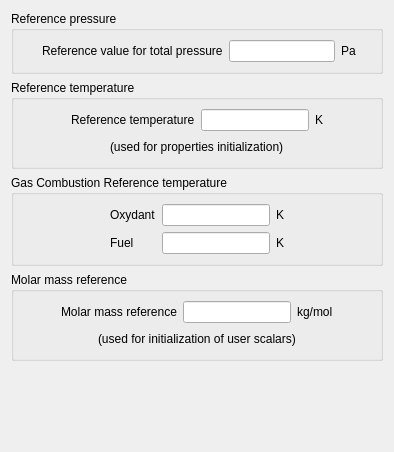
<?xml version="1.0" encoding="UTF-8"?>
<ui version="4.0">
 <class>ReferenceValuesForm</class>
 <widget class="QWidget" name="ReferenceValuesForm">
  <property name="geometry">
   <rect>
    <x>0</x>
    <y>0</y>
    <width>394</width>
    <height>452</height>
   </rect>
  </property>
  <property name="windowTitle">
   <string>Form</string>
  </property>
  <layout class="QGridLayout" name="gridLayout_4">
   <item row="2" column="0">
    <widget class="QGroupBox" name="groupBoxTempd3p">
     <property name="toolTip">
      <string>&lt;html&gt;&lt;head/&gt;&lt;body&gt;&lt;p&gt;&lt;span style=&quot; font-size:9pt;&quot;&gt;Define the reference temperatures of the oxydant and the fuel in Kelvin in case of Gas combustion.&lt;/span&gt;&lt;/p&gt;&lt;p&gt;&lt;span style=&quot; font-size:9pt;&quot;&gt;(Code_Saturne key words: &lt;/span&gt;&lt;span style=&quot; font-size:9pt; font-weight:600;&quot;&gt;TINFUE&lt;/span&gt;&lt;span style=&quot; font-size:9pt;&quot;&gt;, &lt;/span&gt;&lt;span style=&quot; font-size:9pt; font-weight:600;&quot;&gt;TINOXY&lt;/span&gt;&lt;span style=&quot; font-size:9pt;&quot;&gt;)&lt;/span&gt;&lt;/p&gt;&lt;/body&gt;&lt;/html&gt;</string>
     </property>
     <property name="title">
      <string>Gas Combustion Reference temperature</string>
     </property>
     <layout class="QGridLayout" name="gridLayout_3">
      <item row="0" column="0">
       <spacer>
        <property name="orientation">
         <enum>Qt::Horizontal</enum>
        </property>
        <property name="sizeHint" stdset="0">
         <size>
          <width>71</width>
          <height>26</height>
         </size>
        </property>
       </spacer>
      </item>
      <item row="0" column="1">
       <layout class="QGridLayout" name="gridLayout_2">
        <item row="0" column="0" colspan="2">
         <widget class="QLabel" name="labelOxydant">
          <property name="toolTip">
           <string>&lt;html&gt;&lt;head/&gt;&lt;body&gt;&lt;p&gt;&lt;span style=&quot; font-size:9pt;&quot;&gt;Define the reference temperatures of the oxydant and the fuel in Kelvin in case of Gas combustion.&lt;/span&gt;&lt;/p&gt;&lt;p&gt;&lt;span style=&quot; font-size:9pt;&quot;&gt;(Code_Saturne key words: &lt;/span&gt;&lt;span style=&quot; font-size:9pt; font-weight:600;&quot;&gt;TINOXY&lt;/span&gt;&lt;span style=&quot; font-size:9pt;&quot;&gt;)&lt;/span&gt;&lt;/p&gt;&lt;/body&gt;&lt;/html&gt;</string>
          </property>
          <property name="text">
           <string>Oxydant</string>
          </property>
         </widget>
        </item>
        <item row="0" column="2">
         <widget class="QLineEdit" name="lineEditOxydant">
          <property name="toolTip">
           <string>&lt;html&gt;&lt;head/&gt;&lt;body&gt;&lt;p&gt;&lt;span style=&quot; font-size:9pt;&quot;&gt;Define the reference temperatures of the oxydant and the fuel in Kelvin in case of Gas combustion.&lt;/span&gt;&lt;/p&gt;&lt;p&gt;&lt;span style=&quot; font-size:9pt;&quot;&gt;(Code_Saturne key words: &lt;/span&gt;&lt;span style=&quot; font-size:9pt; font-weight:600;&quot;&gt;TINOXY&lt;/span&gt;&lt;span style=&quot; font-size:9pt;&quot;&gt;)&lt;/span&gt;&lt;/p&gt;&lt;/body&gt;&lt;/html&gt;</string>
          </property>
         </widget>
        </item>
        <item row="0" column="3">
         <widget class="QLabel" name="labelUnitT0_2">
          <property name="toolTip">
           <string>&lt;html&gt;&lt;head/&gt;&lt;body&gt;&lt;p&gt;&lt;span style=&quot; font-size:9pt;&quot;&gt;Define the reference temperatures of the oxydant and the fuel in Kelvin in case of Gas combustion.&lt;/span&gt;&lt;/p&gt;&lt;p&gt;&lt;span style=&quot; font-size:9pt;&quot;&gt;(Code_Saturne key words: &lt;/span&gt;&lt;span style=&quot; font-size:9pt; font-weight:600;&quot;&gt;TINOXY&lt;/span&gt;&lt;span style=&quot; font-size:9pt;&quot;&gt;)&lt;/span&gt;&lt;/p&gt;&lt;/body&gt;&lt;/html&gt;</string>
          </property>
          <property name="text">
           <string>K</string>
          </property>
         </widget>
        </item>
        <item row="1" column="0">
         <widget class="QLabel" name="labelTFuel">
          <property name="toolTip">
           <string>&lt;html&gt;&lt;head/&gt;&lt;body&gt;&lt;p&gt;&lt;span style=&quot; font-size:9pt;&quot;&gt;Define the reference temperature for the fuel in Kelvin in case of Gas combustion.&lt;/span&gt;&lt;/p&gt;&lt;p&gt;&lt;span style=&quot; font-size:9pt;&quot;&gt;(Code_Saturne key word: &lt;/span&gt;&lt;span style=&quot; font-size:9pt; font-weight:600;&quot;&gt;TINFUE&lt;/span&gt;&lt;span style=&quot; font-size:9pt;&quot;&gt;)&lt;/span&gt;&lt;/p&gt;&lt;/body&gt;&lt;/html&gt;</string>
          </property>
          <property name="text">
           <string>Fuel</string>
          </property>
         </widget>
        </item>
        <item row="1" column="1">
         <spacer>
          <property name="orientation">
           <enum>Qt::Horizontal</enum>
          </property>
          <property name="sizeHint" stdset="0">
           <size>
            <width>16</width>
            <height>20</height>
           </size>
          </property>
         </spacer>
        </item>
        <item row="1" column="2">
         <widget class="QLineEdit" name="lineEditFuel">
          <property name="toolTip">
           <string>&lt;html&gt;&lt;head/&gt;&lt;body&gt;&lt;p&gt;&lt;span style=&quot; font-size:9pt;&quot;&gt;Define the reference temperature for the fuel in Kelvin in case of Gas combustion.&lt;/span&gt;&lt;/p&gt;&lt;p&gt;&lt;span style=&quot; font-size:9pt;&quot;&gt;(Code_Saturne key word: &lt;/span&gt;&lt;span style=&quot; font-size:9pt; font-weight:600;&quot;&gt;TINFUE&lt;/span&gt;&lt;span style=&quot; font-size:9pt;&quot;&gt;)&lt;/span&gt;&lt;/p&gt;&lt;/body&gt;&lt;/html&gt;</string>
          </property>
         </widget>
        </item>
        <item row="1" column="3">
         <widget class="QLabel" name="labelUnitT0_3">
          <property name="toolTip">
           <string>&lt;html&gt;&lt;head/&gt;&lt;body&gt;&lt;p&gt;&lt;span style=&quot; font-size:9pt;&quot;&gt;Define the reference temperature for the fuel in Kelvin in case of Gas combustion.&lt;/span&gt;&lt;/p&gt;&lt;p&gt;&lt;span style=&quot; font-size:9pt;&quot;&gt;(Code_Saturne key word: &lt;/span&gt;&lt;span style=&quot; font-size:9pt; font-weight:600;&quot;&gt;TINFUE&lt;/span&gt;&lt;span style=&quot; font-size:9pt;&quot;&gt;)&lt;/span&gt;&lt;/p&gt;&lt;/body&gt;&lt;/html&gt;</string>
          </property>
          <property name="text">
           <string>K</string>
          </property>
         </widget>
        </item>
       </layout>
      </item>
      <item row="0" column="2">
       <spacer>
        <property name="orientation">
         <enum>Qt::Horizontal</enum>
        </property>
        <property name="sizeHint" stdset="0">
         <size>
          <width>71</width>
          <height>26</height>
         </size>
        </property>
       </spacer>
      </item>
     </layout>
    </widget>
   </item>
   <item row="4" column="0">
    <spacer>
     <property name="orientation">
      <enum>Qt::Vertical</enum>
     </property>
     <property name="sizeHint" stdset="0">
      <size>
       <width>16</width>
       <height>16</height>
      </size>
     </property>
    </spacer>
   </item>
   <item row="3" column="0">
    <widget class="QGroupBox" name="groupBoxMassMolar">
     <property name="toolTip">
      <string>&lt;html&gt;&lt;head/&gt;&lt;body&gt;&lt;p&gt;&lt;span style=&quot; font-size:9pt;&quot;&gt;Define the reference molar mass in kg/mol for compressible flows.&lt;/span&gt;&lt;/p&gt;&lt;p&gt;&lt;span style=&quot; font-size:9pt;&quot;&gt;(Code_Saturne key word: &lt;/span&gt;&lt;span style=&quot; font-size:9pt; font-weight:600;&quot;&gt;XMASMR&lt;/span&gt;&lt;span style=&quot; font-size:9pt;&quot;&gt;)&lt;/span&gt;&lt;/p&gt;&lt;/body&gt;&lt;/html&gt;</string>
     </property>
     <property name="title">
      <string>Molar mass reference</string>
     </property>
     <layout class="QGridLayout">
      <item row="0" column="0">
       <layout class="QHBoxLayout">
        <item>
         <spacer>
          <property name="orientation">
           <enum>Qt::Horizontal</enum>
          </property>
          <property name="sizeHint" stdset="0">
           <size>
            <width>20</width>
            <height>20</height>
           </size>
          </property>
         </spacer>
        </item>
        <item>
         <widget class="QLabel" name="labelMassMolar">
          <property name="toolTip">
           <string>&lt;html&gt;&lt;head/&gt;&lt;body&gt;&lt;p&gt;&lt;span style=&quot; font-size:9pt;&quot;&gt;Define the reference molar mass in kg/mol for compressible flows.&lt;/span&gt;&lt;/p&gt;&lt;p&gt;&lt;span style=&quot; font-size:9pt;&quot;&gt;(Code_Saturne key word: &lt;/span&gt;&lt;span style=&quot; font-size:9pt; font-weight:600;&quot;&gt;XMASMR&lt;/span&gt;&lt;span style=&quot; font-size:9pt;&quot;&gt;)&lt;/span&gt;&lt;/p&gt;&lt;/body&gt;&lt;/html&gt;</string>
          </property>
          <property name="text">
           <string>Molar mass reference</string>
          </property>
         </widget>
        </item>
        <item>
         <widget class="QLineEdit" name="lineEditMassMolar">
          <property name="toolTip">
           <string>&lt;html&gt;&lt;head/&gt;&lt;body&gt;&lt;p&gt;&lt;span style=&quot; font-size:9pt;&quot;&gt;Define the reference molar mass in kg/mol for compressible flows.&lt;/span&gt;&lt;/p&gt;&lt;p&gt;&lt;span style=&quot; font-size:9pt;&quot;&gt;(Code_Saturne key word: &lt;/span&gt;&lt;span style=&quot; font-size:9pt; font-weight:600;&quot;&gt;XMASMR&lt;/span&gt;&lt;span style=&quot; font-size:9pt;&quot;&gt;)&lt;/span&gt;&lt;/p&gt;&lt;/body&gt;&lt;/html&gt;</string>
          </property>
         </widget>
        </item>
        <item>
         <widget class="QLabel" name="labelUnitMassMolar">
          <property name="toolTip">
           <string>&lt;html&gt;&lt;head/&gt;&lt;body&gt;&lt;p&gt;&lt;span style=&quot; font-size:9pt;&quot;&gt;Define the reference molar mass in kg/mol for compressible flows.&lt;/span&gt;&lt;/p&gt;&lt;p&gt;&lt;span style=&quot; font-size:9pt;&quot;&gt;(Code_Saturne key word: &lt;/span&gt;&lt;span style=&quot; font-size:9pt; font-weight:600;&quot;&gt;XMASMR&lt;/span&gt;&lt;span style=&quot; font-size:9pt;&quot;&gt;)&lt;/span&gt;&lt;/p&gt;&lt;/body&gt;&lt;/html&gt;</string>
          </property>
          <property name="text">
           <string>kg/mol</string>
          </property>
         </widget>
        </item>
        <item>
         <spacer>
          <property name="orientation">
           <enum>Qt::Horizontal</enum>
          </property>
          <property name="sizeHint" stdset="0">
           <size>
            <width>16</width>
            <height>16</height>
           </size>
          </property>
         </spacer>
        </item>
       </layout>
      </item>
      <item row="1" column="0">
       <layout class="QHBoxLayout">
        <item>
         <spacer>
          <property name="orientation">
           <enum>Qt::Horizontal</enum>
          </property>
          <property name="sizeHint" stdset="0">
           <size>
            <width>20</width>
            <height>20</height>
           </size>
          </property>
         </spacer>
        </item>
        <item>
         <widget class="QLabel" name="labelInfoMassMolar">
          <property name="toolTip">
           <string>&lt;html&gt;&lt;head/&gt;&lt;body&gt;&lt;p&gt;&lt;span style=&quot; font-size:9pt;&quot;&gt;Define the reference molar mass in kg/mol for compressible flows.&lt;/span&gt;&lt;/p&gt;&lt;p&gt;&lt;span style=&quot; font-size:9pt;&quot;&gt;(Code_Saturne key word: &lt;/span&gt;&lt;span style=&quot; font-size:9pt; font-weight:600;&quot;&gt;XMASMR&lt;/span&gt;&lt;span style=&quot; font-size:9pt;&quot;&gt;)&lt;/span&gt;&lt;/p&gt;&lt;/body&gt;&lt;/html&gt;</string>
          </property>
          <property name="text">
           <string>(used for initialization of user scalars)</string>
          </property>
         </widget>
        </item>
        <item>
         <spacer>
          <property name="orientation">
           <enum>Qt::Horizontal</enum>
          </property>
          <property name="sizeHint" stdset="0">
           <size>
            <width>16</width>
            <height>16</height>
           </size>
          </property>
         </spacer>
        </item>
       </layout>
      </item>
     </layout>
    </widget>
   </item>
   <item row="1" column="0">
    <widget class="QGroupBox" name="groupBoxTemperature">
     <property name="toolTip">
      <string>&lt;html&gt;&lt;head/&gt;&lt;body&gt;&lt;p&gt;&lt;span style=&quot; font-size:9pt;&quot;&gt;Define the reference temperature in Kelvin. For the combustion, electric model and compressible modules, defining this temprature is compulsory (initialization) and must be greather than 0.&lt;/span&gt;&lt;/p&gt;&lt;p&gt;&lt;span style=&quot; font-size:9pt;&quot;&gt;(Code_Saturne key word: &lt;/span&gt;&lt;span style=&quot; font-size:9pt; font-weight:600;&quot;&gt;T0&lt;/span&gt;&lt;span style=&quot; font-size:9pt;&quot;&gt;)&lt;/span&gt;&lt;/p&gt;&lt;/body&gt;&lt;/html&gt;</string>
     </property>
     <property name="title">
      <string>Reference temperature</string>
     </property>
     <layout class="QGridLayout">
      <item row="0" column="0">
       <layout class="QHBoxLayout">
        <item>
         <spacer>
          <property name="orientation">
           <enum>Qt::Horizontal</enum>
          </property>
          <property name="sizeHint" stdset="0">
           <size>
            <width>20</width>
            <height>20</height>
           </size>
          </property>
         </spacer>
        </item>
        <item>
         <widget class="QLabel" name="labelT0">
          <property name="toolTip">
           <string>&lt;html&gt;&lt;head/&gt;&lt;body&gt;&lt;p&gt;&lt;span style=&quot; font-size:9pt;&quot;&gt;Define the reference temperature in Kelvin. For the combustion, electric model and compressible modules, defining this temprature is compulsory (initialization) and must be greather than 0.&lt;/span&gt;&lt;/p&gt;&lt;p&gt;&lt;span style=&quot; font-size:9pt;&quot;&gt;(Code_Saturne key word: &lt;/span&gt;&lt;span style=&quot; font-size:9pt; font-weight:600;&quot;&gt;T0&lt;/span&gt;&lt;span style=&quot; font-size:9pt;&quot;&gt;)&lt;/span&gt;&lt;/p&gt;&lt;/body&gt;&lt;/html&gt;</string>
          </property>
          <property name="text">
           <string>Reference temperature</string>
          </property>
         </widget>
        </item>
        <item>
         <widget class="QLineEdit" name="lineEditT0">
          <property name="toolTip">
           <string>&lt;html&gt;&lt;head/&gt;&lt;body&gt;&lt;p&gt;&lt;span style=&quot; font-size:9pt;&quot;&gt;Define the reference temperature in Kelvin. For the combustion, electric model and compressible modules, defining this temprature is compulsory (initialization) and must be greather than 0.&lt;/span&gt;&lt;/p&gt;&lt;p&gt;&lt;span style=&quot; font-size:9pt;&quot;&gt;(Code_Saturne key word: &lt;/span&gt;&lt;span style=&quot; font-size:9pt; font-weight:600;&quot;&gt;T0&lt;/span&gt;&lt;span style=&quot; font-size:9pt;&quot;&gt;)&lt;/span&gt;&lt;/p&gt;&lt;/body&gt;&lt;/html&gt;</string>
          </property>
         </widget>
        </item>
        <item>
         <widget class="QLabel" name="labelUnitT0">
          <property name="toolTip">
           <string>&lt;html&gt;&lt;head/&gt;&lt;body&gt;&lt;p&gt;&lt;span style=&quot; font-size:9pt;&quot;&gt;Define the reference temperature in Kelvin. For the combustion, electric model and compressible modules, defining this temprature is compulsory (initialization) and must be greather than 0.&lt;/span&gt;&lt;/p&gt;&lt;p&gt;&lt;span style=&quot; font-size:9pt;&quot;&gt;(Code_Saturne key word: &lt;/span&gt;&lt;span style=&quot; font-size:9pt; font-weight:600;&quot;&gt;T0&lt;/span&gt;&lt;span style=&quot; font-size:9pt;&quot;&gt;)&lt;/span&gt;&lt;/p&gt;&lt;/body&gt;&lt;/html&gt;</string>
          </property>
          <property name="text">
           <string>K</string>
          </property>
         </widget>
        </item>
        <item>
         <spacer>
          <property name="orientation">
           <enum>Qt::Horizontal</enum>
          </property>
          <property name="sizeHint" stdset="0">
           <size>
            <width>16</width>
            <height>16</height>
           </size>
          </property>
         </spacer>
        </item>
       </layout>
      </item>
      <item row="1" column="0">
       <layout class="QHBoxLayout">
        <item>
         <spacer>
          <property name="orientation">
           <enum>Qt::Horizontal</enum>
          </property>
          <property name="sizeHint" stdset="0">
           <size>
            <width>20</width>
            <height>20</height>
           </size>
          </property>
         </spacer>
        </item>
        <item>
         <widget class="QLabel" name="labelInfoT0">
          <property name="toolTip">
           <string>&lt;html&gt;&lt;head/&gt;&lt;body&gt;&lt;p&gt;&lt;span style=&quot; font-size:9pt;&quot;&gt;Define the reference temperature in Kelvin. For the combustion, electric model and compressible modules, defining this temprature is compulsory (initialization) and must be greather than 0.&lt;/span&gt;&lt;/p&gt;&lt;p&gt;&lt;span style=&quot; font-size:9pt;&quot;&gt;(Code_Saturne key word: &lt;/span&gt;&lt;span style=&quot; font-size:9pt; font-weight:600;&quot;&gt;T0&lt;/span&gt;&lt;span style=&quot; font-size:9pt;&quot;&gt;)&lt;/span&gt;&lt;/p&gt;&lt;/body&gt;&lt;/html&gt;</string>
          </property>
          <property name="text">
           <string>(used for properties initialization)</string>
          </property>
         </widget>
        </item>
        <item>
         <spacer>
          <property name="orientation">
           <enum>Qt::Horizontal</enum>
          </property>
          <property name="sizeHint" stdset="0">
           <size>
            <width>16</width>
            <height>16</height>
           </size>
          </property>
         </spacer>
        </item>
       </layout>
      </item>
     </layout>
    </widget>
   </item>
   <item row="0" column="0">
    <widget class="QGroupBox" name="groupBoxPressure">
     <property name="toolTip">
      <string>&lt;html&gt;&lt;head/&gt;&lt;body&gt;&lt;p&gt;&lt;span style=&quot; font-size:9pt;&quot;&gt;Define the reference pressure in Pascals. &lt;/span&gt;&lt;span style=&quot; font-size:9pt; font-weight:600;&quot;&gt;p0&lt;/span&gt;&lt;span style=&quot; font-size:9pt;&quot;&gt; is the reference pressure for the total pressure. Except with the compressible module, the total pressure P is evaluated from the reduced pressure &lt;/span&gt;&lt;span style=&quot; font-size:9pt; font-weight:600;&quot;&gt;P*&lt;/span&gt;&lt;span style=&quot; font-size:9pt;&quot;&gt; so that &lt;/span&gt;&lt;span style=&quot; font-size:9pt; font-weight:600;&quot;&gt;P&lt;/span&gt;&lt;span style=&quot; font-size:9pt;&quot;&gt; is equal to &lt;/span&gt;&lt;span style=&quot; font-size:9pt; font-weight:600;&quot;&gt;p0&lt;/span&gt;&lt;span style=&quot; font-size:9pt;&quot;&gt; at the reference position &lt;/span&gt;&lt;span style=&quot; font-size:9pt; font-weight:600;&quot;&gt;x0&lt;/span&gt;&lt;span style=&quot; font-size:9pt;&quot;&gt; (given by &lt;/span&gt;&lt;span style=&quot; font-size:9pt; font-weight:600;&quot;&gt;xyzp0&lt;/span&gt;&lt;span style=&quot; font-size:9pt;&quot;&gt;).&lt;/span&gt;&lt;/p&gt;&lt;p&gt;&lt;span style=&quot; font-size:9pt;&quot;&gt;(Code_Saturne key word: &lt;/span&gt;&lt;span style=&quot; font-size:9pt; font-weight:600;&quot;&gt;P0&lt;/span&gt;&lt;span style=&quot; font-size:9pt;&quot;&gt;)&lt;/span&gt;&lt;/p&gt;&lt;/body&gt;&lt;/html&gt;</string>
     </property>
     <property name="title">
      <string>Reference pressure</string>
     </property>
     <layout class="QGridLayout">
      <item row="0" column="0">
       <layout class="QHBoxLayout">
        <item>
         <spacer>
          <property name="orientation">
           <enum>Qt::Horizontal</enum>
          </property>
          <property name="sizeHint" stdset="0">
           <size>
            <width>20</width>
            <height>20</height>
           </size>
          </property>
         </spacer>
        </item>
        <item>
         <widget class="QLabel" name="labelP0">
          <property name="toolTip">
           <string>&lt;html&gt;&lt;head/&gt;&lt;body&gt;&lt;p&gt;&lt;span style=&quot; font-size:9pt;&quot;&gt;Define the reference pressure in Pascals. &lt;/span&gt;&lt;span style=&quot; font-size:9pt; font-weight:600;&quot;&gt;p0&lt;/span&gt;&lt;span style=&quot; font-size:9pt;&quot;&gt; is the reference pressure for the total pressure. Except with the compressible module, the total pressure P is evaluated from the reduced pressure &lt;/span&gt;&lt;span style=&quot; font-size:9pt; font-weight:600;&quot;&gt;P*&lt;/span&gt;&lt;span style=&quot; font-size:9pt;&quot;&gt; so that &lt;/span&gt;&lt;span style=&quot; font-size:9pt; font-weight:600;&quot;&gt;P&lt;/span&gt;&lt;span style=&quot; font-size:9pt;&quot;&gt; is equal to &lt;/span&gt;&lt;span style=&quot; font-size:9pt; font-weight:600;&quot;&gt;p0&lt;/span&gt;&lt;span style=&quot; font-size:9pt;&quot;&gt; at the reference position &lt;/span&gt;&lt;span style=&quot; font-size:9pt; font-weight:600;&quot;&gt;x0&lt;/span&gt;&lt;span style=&quot; font-size:9pt;&quot;&gt; (given by &lt;/span&gt;&lt;span style=&quot; font-size:9pt; font-weight:600;&quot;&gt;xyzp0&lt;/span&gt;&lt;span style=&quot; font-size:9pt;&quot;&gt;).&lt;/span&gt;&lt;/p&gt;&lt;p&gt;&lt;span style=&quot; font-size:9pt;&quot;&gt;(Code_Saturne key word: &lt;/span&gt;&lt;span style=&quot; font-size:9pt; font-weight:600;&quot;&gt;P0&lt;/span&gt;&lt;span style=&quot; font-size:9pt;&quot;&gt;)&lt;/span&gt;&lt;/p&gt;&lt;/body&gt;&lt;/html&gt;</string>
          </property>
          <property name="text">
           <string>Reference value for total pressure</string>
          </property>
         </widget>
        </item>
        <item>
         <widget class="QLineEdit" name="lineEditP0">
          <property name="toolTip">
           <string>&lt;html&gt;&lt;head/&gt;&lt;body&gt;&lt;p&gt;&lt;span style=&quot; font-size:9pt;&quot;&gt;Define the reference pressure in Pascals. &lt;/span&gt;&lt;span style=&quot; font-size:9pt; font-weight:600;&quot;&gt;p0&lt;/span&gt;&lt;span style=&quot; font-size:9pt;&quot;&gt; is the reference pressure for the total pressure. Except with the compressible module, the total pressure P is evaluated from the reduced pressure &lt;/span&gt;&lt;span style=&quot; font-size:9pt; font-weight:600;&quot;&gt;P*&lt;/span&gt;&lt;span style=&quot; font-size:9pt;&quot;&gt; so that &lt;/span&gt;&lt;span style=&quot; font-size:9pt; font-weight:600;&quot;&gt;P&lt;/span&gt;&lt;span style=&quot; font-size:9pt;&quot;&gt; is equal to &lt;/span&gt;&lt;span style=&quot; font-size:9pt; font-weight:600;&quot;&gt;p0&lt;/span&gt;&lt;span style=&quot; font-size:9pt;&quot;&gt; at the reference position &lt;/span&gt;&lt;span style=&quot; font-size:9pt; font-weight:600;&quot;&gt;x0&lt;/span&gt;&lt;span style=&quot; font-size:9pt;&quot;&gt; (given by &lt;/span&gt;&lt;span style=&quot; font-size:9pt; font-weight:600;&quot;&gt;xyzp0&lt;/span&gt;&lt;span style=&quot; font-size:9pt;&quot;&gt;).&lt;/span&gt;&lt;/p&gt;&lt;p&gt;&lt;span style=&quot; font-size:9pt;&quot;&gt;(Code_Saturne key word: &lt;/span&gt;&lt;span style=&quot; font-size:9pt; font-weight:600;&quot;&gt;P0&lt;/span&gt;&lt;span style=&quot; font-size:9pt;&quot;&gt;)&lt;/span&gt;&lt;/p&gt;&lt;/body&gt;&lt;/html&gt;</string>
          </property>
         </widget>
        </item>
        <item>
         <widget class="QLabel" name="labelUnitP0">
          <property name="toolTip">
           <string>&lt;html&gt;&lt;head/&gt;&lt;body&gt;&lt;p&gt;&lt;span style=&quot; font-size:9pt;&quot;&gt;Define the reference pressure in Pascals. &lt;/span&gt;&lt;span style=&quot; font-size:9pt; font-weight:600;&quot;&gt;p0&lt;/span&gt;&lt;span style=&quot; font-size:9pt;&quot;&gt; is the reference pressure for the total pressure. Except with the compressible module, the total pressure P is evaluated from the reduced pressure &lt;/span&gt;&lt;span style=&quot; font-size:9pt; font-weight:600;&quot;&gt;P*&lt;/span&gt;&lt;span style=&quot; font-size:9pt;&quot;&gt; so that &lt;/span&gt;&lt;span style=&quot; font-size:9pt; font-weight:600;&quot;&gt;P&lt;/span&gt;&lt;span style=&quot; font-size:9pt;&quot;&gt; is equal to &lt;/span&gt;&lt;span style=&quot; font-size:9pt; font-weight:600;&quot;&gt;p0&lt;/span&gt;&lt;span style=&quot; font-size:9pt;&quot;&gt; at the reference position &lt;/span&gt;&lt;span style=&quot; font-size:9pt; font-weight:600;&quot;&gt;x0&lt;/span&gt;&lt;span style=&quot; font-size:9pt;&quot;&gt; (given by &lt;/span&gt;&lt;span style=&quot; font-size:9pt; font-weight:600;&quot;&gt;xyzp0&lt;/span&gt;&lt;span style=&quot; font-size:9pt;&quot;&gt;).&lt;/span&gt;&lt;/p&gt;&lt;p&gt;&lt;span style=&quot; font-size:9pt;&quot;&gt;(Code_Saturne key word: &lt;/span&gt;&lt;span style=&quot; font-size:9pt; font-weight:600;&quot;&gt;P0&lt;/span&gt;&lt;span style=&quot; font-size:9pt;&quot;&gt;)&lt;/span&gt;&lt;/p&gt;&lt;/body&gt;&lt;/html&gt;</string>
          </property>
          <property name="text">
           <string>Pa</string>
          </property>
         </widget>
        </item>
        <item>
         <spacer>
          <property name="orientation">
           <enum>Qt::Horizontal</enum>
          </property>
          <property name="sizeHint" stdset="0">
           <size>
            <width>16</width>
            <height>16</height>
           </size>
          </property>
         </spacer>
        </item>
       </layout>
      </item>
     </layout>
    </widget>
   </item>
  </layout>
 </widget>
 <resources/>
 <connections/>
</ui>
